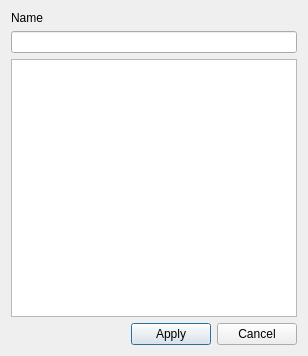
<?xml version="1.0" encoding="UTF-8"?>
<ui version="4.0">
 <class>UniqueConstraintEditForm</class>
 <widget class="QDialog" name="UniqueConstraintEditForm">
  <property name="geometry">
   <rect>
    <x>0</x>
    <y>0</y>
    <width>308</width>
    <height>356</height>
   </rect>
  </property>
  <property name="windowTitle">
   <string>Unique constraint editor</string>
  </property>
  <layout class="QVBoxLayout" name="verticalLayout_2">
   <item>
    <layout class="QVBoxLayout" name="verticalLayout">
     <item>
      <widget class="QLabel" name="lblName">
       <property name="text">
        <string>Name</string>
       </property>
      </widget>
     </item>
     <item>
      <widget class="QLineEdit" name="edtName"/>
     </item>
    </layout>
   </item>
   <item>
    <widget class="QListView" name="lvColumns">
     <property name="editTriggers">
      <set>QAbstractItemView::NoEditTriggers</set>
     </property>
     <property name="selectionMode">
      <enum>QAbstractItemView::MultiSelection</enum>
     </property>
    </widget>
   </item>
   <item>
    <layout class="QHBoxLayout" name="horizontalLayout">
     <item>
      <spacer name="horizontalSpacer">
       <property name="orientation">
        <enum>Qt::Horizontal</enum>
       </property>
       <property name="sizeHint" stdset="0">
        <size>
         <width>40</width>
         <height>20</height>
        </size>
       </property>
      </spacer>
     </item>
     <item>
      <widget class="QPushButton" name="btnApply">
       <property name="text">
        <string>Apply</string>
       </property>
      </widget>
     </item>
     <item>
      <widget class="QPushButton" name="btnCancel">
       <property name="text">
        <string>Cancel</string>
       </property>
      </widget>
     </item>
    </layout>
   </item>
  </layout>
 </widget>
 <resources/>
 <connections/>
</ui>
